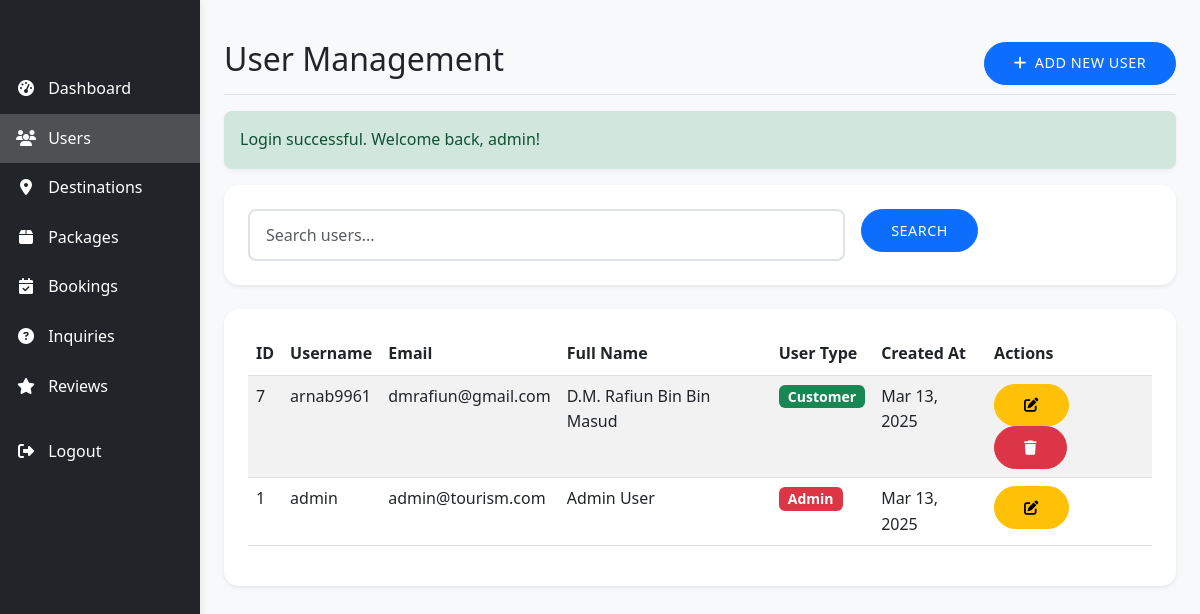
Before: /admin/users.php (signed in) with the older database file.
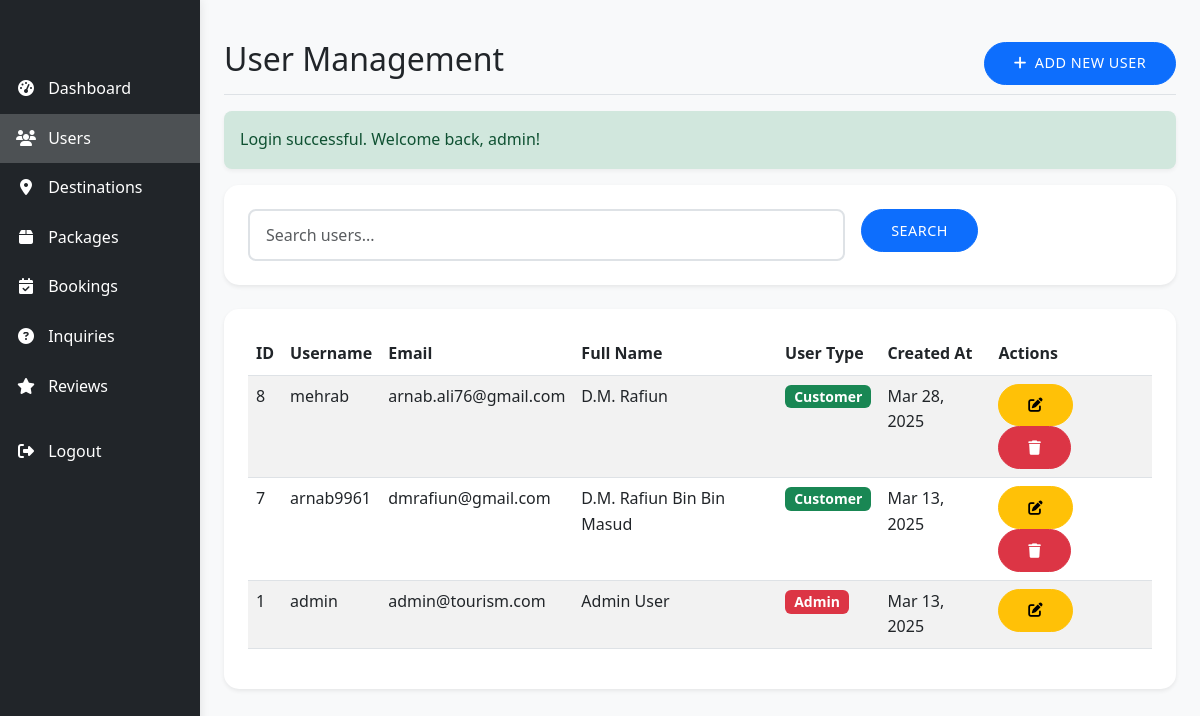
After: the same page with the newer database file.
### tables this page shows
CREATE TABLE `users` (
  `id` int(11) NOT NULL,
  `username` varchar(50) NOT NULL,
  `password` varchar(255) NOT NULL,
  `email` varchar(100) NOT NULL,
  `full_name` varchar(100) NOT NULL,
  `phone` varchar(20) DEFAULT NULL,
  `address` text DEFAULT NULL,
  `user_type` enum('admin','customer') DEFAULT 'customer',
  `created_at` timestamp NOT NULL DEFAULT current_timestamp()
);

### admin/users.php (the view, shortened to what the changed rows need)
<?php
require_once '../includes/config.php';
$search = isset($_GET['search']) ? sanitize_input($_GET['search']) : '';
$page = isset($_GET['page']) ? (int)$_GET['page'] : 1;
$items_per_page = 10;
$offset = ($page - 1) * $items_per_page;
$where_clause = $search ? "WHERE username LIKE '%$search%' OR email LIKE '%$search%' OR full_name LIKE '%$search%'" : "";
$query = "SELECT * FROM users $where_clause ORDER BY created_at DESC LIMIT ? OFFSET ?";
$stmt = mysqli_prepare($conn, $query);
mysqli_stmt_bind_param($stmt, "ii", $items_per_page, $offset);
mysqli_stmt_execute($stmt);
$result = mysqli_stmt_get_result($stmt);
?>
<!DOCTYPE html>
<html lang="en">
<head>
    <link href="https://cdn.jsdelivr.net/npm/bootstrap@5.3.0/dist/css/bootstrap.min.css" rel="stylesheet">
    <link rel="stylesheet" href="https://cdnjs.cloudflare.com/ajax/libs/font-awesome/6.4.0/css/all.min.css">
    <link rel="stylesheet" href="../css/style.css">
</head>
<body>
    <div class="container-fluid">
        <div class="row">
            <main class="col-md-9 ms-sm-auto col-lg-10 px-md-4 py-4">
                <div class="d-flex justify-content-between flex-wrap flex-md-nowrap align-items-center pt-3 pb-2 mb-3 border-bottom">
                    <h1 class="h2">User Management</h1>
                </div>
                <div class="card">
                    <div class="card-body">
                        <div class="table-responsive">
                            <table class="table table-striped table-hover">
                                <thead>
                                    <tr>
                                        <th>ID</th>
                                        <th>Username</th>
                                        <th>Email</th>
                                        <th>Full Name</th>
                                        <th>User Type</th>
                                        <th>Created At</th>
                                        <th>Actions</th>
                                    </tr>
                                </thead>
                                <tbody>
                                    <?php while ($user = mysqli_fetch_assoc($result)): ?>
                                    <tr>
                                        <td><?php echo $user['id']; ?></td>
                                        <td><?php echo htmlspecialchars($user['username']); ?></td>
                                        <td><?php echo htmlspecialchars($user['email']); ?></td>
                                        <td><?php echo htmlspecialchars($user['full_name']); ?></td>
                                        <td>
                                            <span class="badge <?php echo $user['user_type'] == 'admin' ? 'bg-danger' : 'bg-success'; ?>">
                                                <?php echo ucfirst($user['user_type']); ?>
                                            </span>
                                        </td>
                                        <td><?php echo date('M d, Y', strtotime($user['created_at'])); ?></td>
                                        <td>
                                            <button type="button" class="btn btn-sm btn-warning edit-user"
                                                    data-bs-toggle="modal"
                                                    data-bs-target="#editUserModal"
                                                    data-id="<?php echo $user['id']; ?>"
                                                    data-username="<?php echo htmlspecialchars($user['username']); ?>"
                                                    data-email="<?php echo htmlspecialchars($user['email']); ?>"
                                                    data-fullname="<?php echo htmlspecialchars($user['full_name']); ?>"
                                                    data-phone="<?php echo htmlspecialchars($user['phone']); ?>"
                                                    data-address="<?php echo htmlspecialchars($user['address']); ?>"
                                                    data-type="<?php echo $user['user_type']; ?>">
                                                <i class="fas fa-edit"></i>
                                            </button>
                                            <?php if ($user['user_type'] != 'admin'): ?>
                                            <button type="button" class="btn btn-sm btn-danger delete-user"
                                                    data-bs-toggle="modal"
                                                    data-bs-target="#deleteUserModal"
                                                    data-id="<?php echo $user['id']; ?>"
                                                    data-username="<?php echo htmlspecialchars($user['username']); ?>">
                                                <i class="fas fa-trash"></i>
                                            </button>
                                            <?php endif; ?>
                                        </td>
                                    </tr>
                                    <?php endwhile; ?>
                                </tbody>
                            </table>
                        </div>
                    </div>
                </div>
            </main>
        </div>
    </div>
</body>
</html>

Changed rows visible on the page:
added users: id "8", username "mehrab", email "arnab.ali76@gmail.com", full_name "D.M. Rafiun", user_type "Customer", created_at "Mar 28, 2025"
